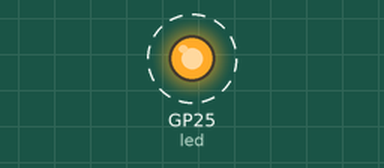
Recording of a program running on a simulated Raspberry Pi Pico running MicroPython. Shown: output pins drawn as LEDs (lit = HIGH). Dashed ring = blinking.

Above: at 0.5 s.
Timing chart, 0 to 4.6 s (numbered marks = the images above):
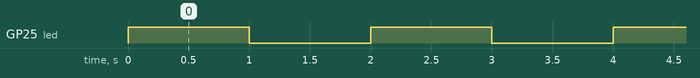

The program:

blink_led.py
```python
# Blinks the onboard LED on a Raspberry Pi Pico W using the machine.Pin interface.
#
# Full tutorial: https://shillehtek.com/blogs/news/raspberry-pi-pico-w-hc-sr04-wifi-robot-setup
# Parts used: https://shillehtek.com/products/shillehtek-hc-sr04-with-rgb-light-distance
#             https://shillehtek.com/products/shillehtek-l298n-motor-driver-controller-board
#             https://shillehtek.com/products/shillehtek-400-point-breadboard
# More examples: https://github.com/shillehbean/shillehtek-examples
#

from machine import Pin
from time import sleep

# The onboard LED on the Pico W is connected to GP25
led = Pin("LED", Pin.OUT)

# Blink the LED
while True:
    led.value(1)  # Turn the LED on
    sleep(1)      # Wait for 1 second
    led.value(0)  # Turn the LED off
    sleep(1)      # Wait for 1 second
```

Measured:
- by itself, GP25 (led): alternates HIGH for 1.0 s and LOW for 1.0 s
